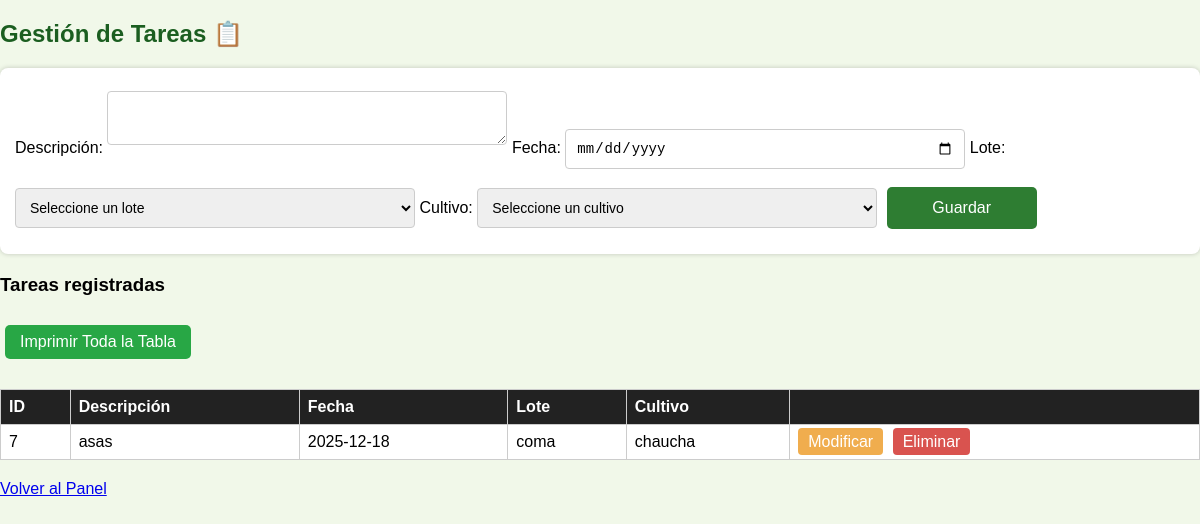
Page /pages/tareas.php (signed in) on the committed database.
### tables this page shows
CREATE TABLE `tareas` (
  `id` int(11) NOT NULL,
  `descripcion` text DEFAULT NULL,
  `fecha` date DEFAULT NULL,
  `lote_id` int(11) DEFAULT NULL,
  `cultivo_id` int(11) DEFAULT NULL
);

CREATE TABLE `lotes` (
  `id` int(11) NOT NULL,
  `nombre` varchar(100) DEFAULT NULL,
  `ubicacion` varchar(255) DEFAULT NULL,
  `hectareas` decimal(10,2) DEFAULT NULL,
  `tipo_suelo` varchar(100) DEFAULT NULL,
  `estado` varchar(50) DEFAULT NULL
);

CREATE TABLE `cultivos` (
  `id` int(11) NOT NULL,
  `nombre` varchar(100) DEFAULT NULL,
  `variedad` varchar(100) DEFAULT NULL,
  `fecha_siembra` date DEFAULT NULL,
  `fecha_cosecha` date DEFAULT NULL,
  `lote_id` int(11) DEFAULT NULL
);

### pages/tareas.php (the view, shortened to what this page needs)
<?php
include("../php/conexion.php");
$tareas = $conn->query("
    SELECT t.id, t.descripcion, t.fecha,
           l.nombre AS nombre_lote,
           c.nombre AS nombre_cultivo
    FROM tareas t
    LEFT JOIN lotes l ON t.lote_id = l.id
    LEFT JOIN cultivos c ON t.cultivo_id = c.id
    ORDER BY t.id DESC
");
?>
<!DOCTYPE html>
<html>
<head>
    <link rel="stylesheet" href="../css/estilo.css">
</head>
<body>
<h2>Gestión de Tareas 📋</h2>
<form method="POST">
    <label>Descripción:</label>
    <textarea name="descripcion" required></textarea>
    <label>Fecha:</label>
    <input type="date" name="fecha" required>
    <label>Lote:</label>
    <select name="lote_id" required>
        <option value="">Seleccione un lote</option>
    </select>
    <label>Cultivo:</label>
    <select name="cultivo_id" required>
        <option value="">Seleccione un cultivo</option>
    </select>
    <button type="submit" name="guardar">Guardar</button>
</form>
<h3>Tareas registradas</h3>
<button class="imprimirTabla" onclick="imprimirTabla()">Imprimir Toda la Tabla</button>
<table id="tablaTareas">
<tr>
    <th>ID</th>
    <th>Descripción</th>
    <th>Fecha</th>
    <th>Lote</th>
    <th>Cultivo</th>
    <th></th>
</tr>
<?php if($tareas && $tareas->num_rows > 0): ?>
    <?php while($t = $tareas->fetch_assoc()): ?>
<tr>
    <td><?= $t['id']; ?></td>
    <td><?= $t['descripcion']; ?></td>
    <td><?= $t['fecha']; ?></td>
    <td><?= $t['nombre_lote']; ?></td>
    <td><?= $t['nombre_cultivo']; ?></td>
    <td>
        <a class="boton modificar" href="modificar_tarea.php?id=<?= $t['id']; ?>">Modificar</a>
        <a class="boton eliminar" href="?eliminar=<?= $t['id']; ?>" onclick="return confirm('¿Seguro que deseas eliminar esta tarea?');">Eliminar</a>
    </td>
</tr>
    <?php endwhile; ?>
<?php else: ?>
<tr>
    <td colspan="6">No hay tareas registradas</td>
</tr>
<?php endif; ?>
</table>
<a href="../php/dashboard.php">Volver al Panel</a>
</body>
</html>

### css/estilo.css (style rules this page uses)
body { margin:0; font-family: Arial, sans-serif; background:#f1f8e9; }
h2 { color:#1b5e20; }
form { background:white; padding:15px; margin-bottom:20px; border-radius:8px; box-shadow:0px 0px 5px rgba(0,0,0,0.2); }
input, select, textarea { padding: 10px; font-size: 14px; border: 1px solid #ccc; border-radius: 4px; margin: 8px 0; width: 100%; max-width: 400px; box-sizing: border-box; }
button { padding: 12px 20px; font-size: 16px; background: #2e7d32; color: white; border: none; border-radius: 5px; cursor: pointer; margin: 10px 5px; min-width: 150px; }
table { width:100%; background:white; border-collapse: collapse; margin: 20px 0; }
th, td { padding: 12px; border: 1px solid #ddd; text-align: left; }
th { background-color: #1b5e20; color: white; }

### pages/tareas.php (style rules this page uses)
table { width:100%; border-collapse: collapse; margin-top: 20px; }
th, td { border: 1px solid #ccc; padding: 8px; text-align: left; }
th { background:#222; color:#fff; }
a.boton { padding:5px 10px; text-decoration:none; border-radius:4px; color:white; margin-right:5px; }
.eliminar { background: #d9534f; }
.modificar { background: #f0ad4e; }
button.imprimirTabla { margin-top: 10px; padding:8px 15px; background:#28a745; color:white; border:none; border-radius:5px; cursor:pointer; }

### rows in the picture
tareas: id "7", descripcion "asas", fecha "2025-12-18", lote.nombre "coma", cultivo.nombre "chaucha"
